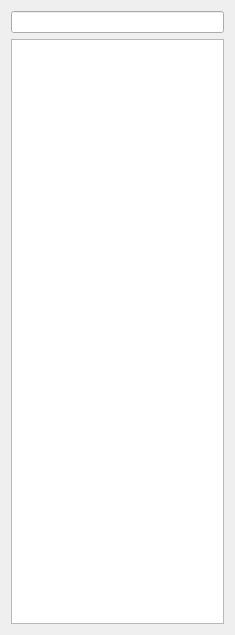
<?xml version="1.0" encoding="UTF-8"?>
<ui version="4.0">
 <class>Form</class>
 <widget class="QWidget" name="Form">
  <property name="geometry">
   <rect>
    <x>0</x>
    <y>0</y>
    <width>235</width>
    <height>635</height>
   </rect>
  </property>
  <property name="windowTitle">
   <string>Form</string>
  </property>
  <layout class="QVBoxLayout" name="verticalLayout_2">
   <item>
    <layout class="QVBoxLayout" name="verticalLayout">
     <item>
      <layout class="QHBoxLayout" name="horizontalLayout">
       <item>
        <widget class="QLineEdit" name="m_SearchEdit"/>
       </item>
      </layout>
     </item>
    </layout>
   </item>
   <item>
    <widget class="QListView" name="m_ItemView">
     <property name="selectionMode">
      <enum>QAbstractItemView::ExtendedSelection</enum>
     </property>
    </widget>
   </item>
  </layout>
 </widget>
 <resources/>
 <connections/>
</ui>
